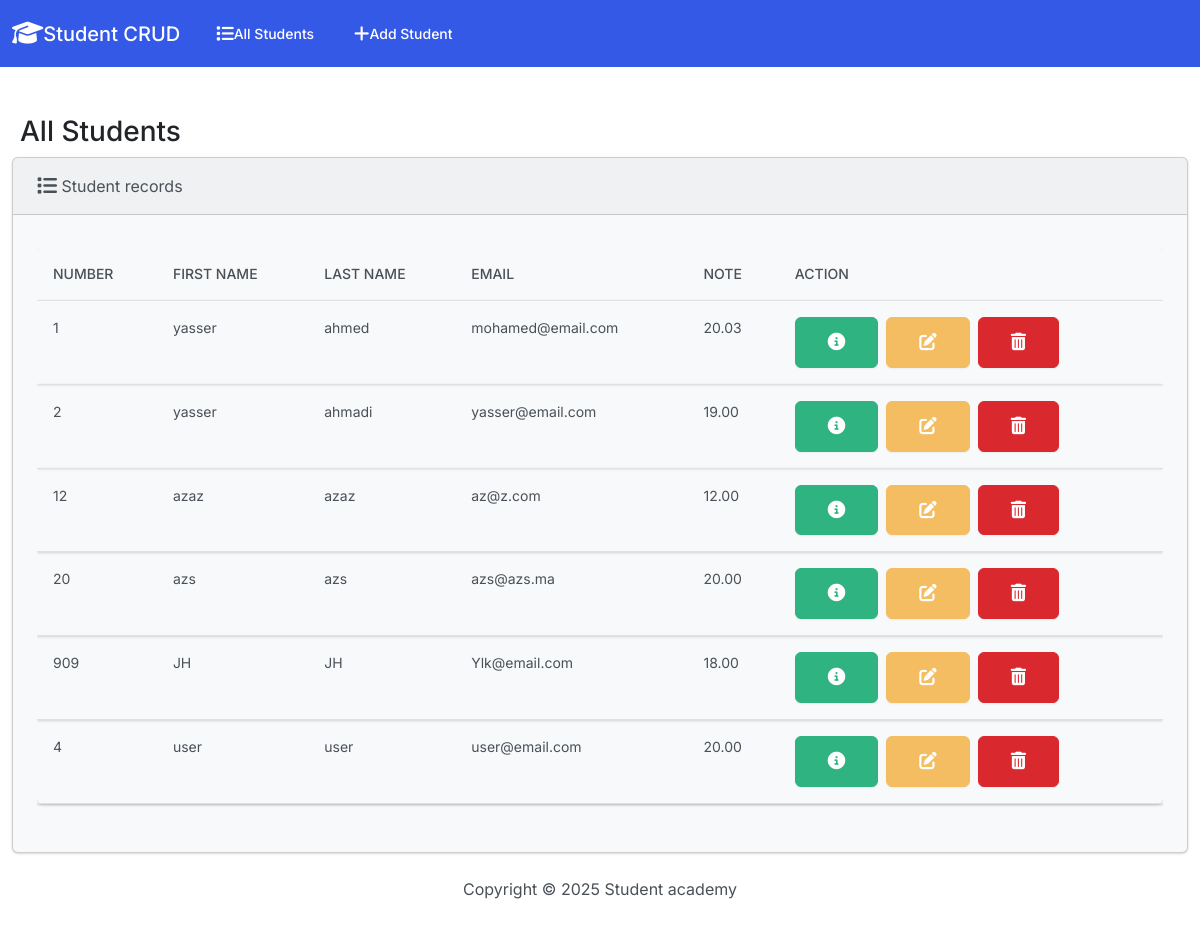
The app's page /, older data.
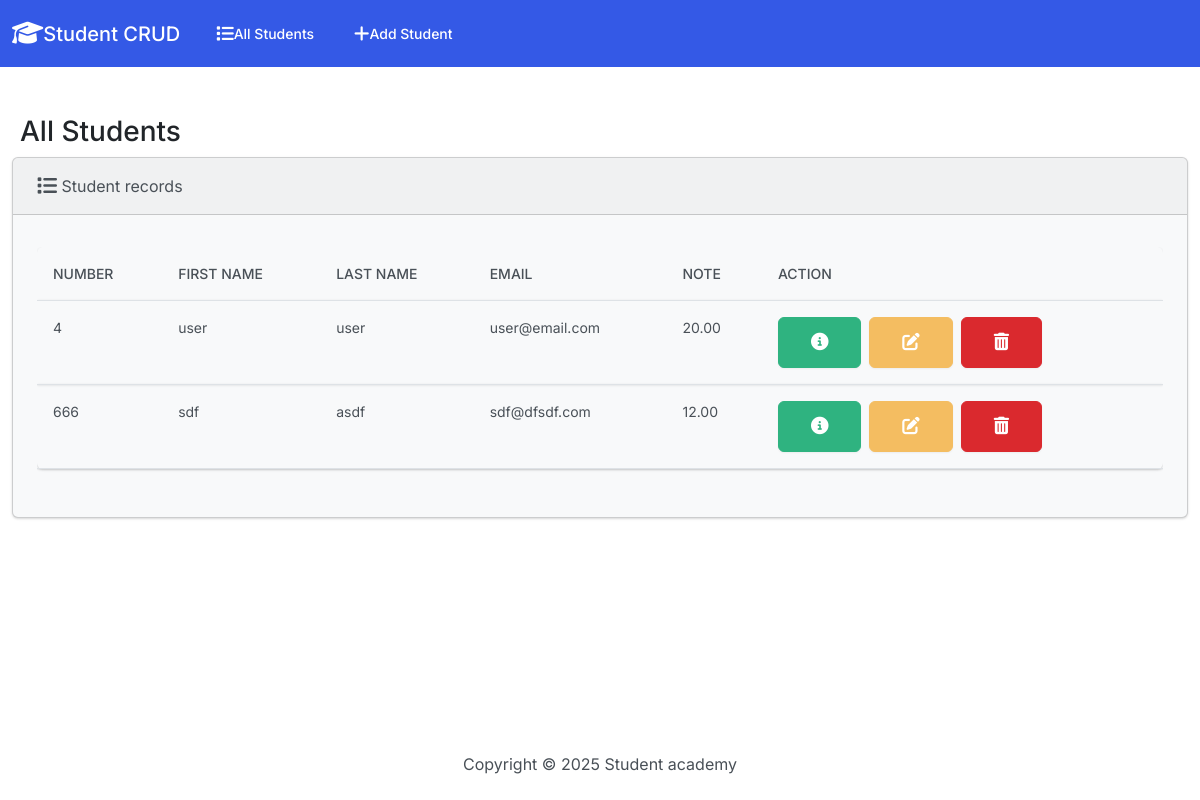
The same page, newer data.
### student/models.py (models this page shows, shortened)
class Student(models.Model):
    number=models.PositiveIntegerField()
    first_name=models.CharField(max_length=60)
    last_name=models.CharField(max_length=60)
    email=models.EmailField()
    note=models.DecimalField(max_digits=4,decimal_places=2)
    photo=models.ImageField(upload_to='student_photos/%y/%m/%d',null=True,blank=True)

### student/views.py (the view)
# urls.py: path("",views.index,name="index"),
def index(request):
    all_students=Student.objects.all()
    return render(request,"index.html",{'students':all_students})

### student/templates/index.html (shortened to what this page needs)
{% extends "base.html" %}
{% block body %}
<div class="container-fluid">
  <h3 class="mt-4 mb-2 mx-2">All Students</h3>
  <div class="row">
    <div class="col-12 me-4 mb-4">
      {%if students %}
      <div class="card bg-light">
        <div class="card-header">
            <i class="fa-solid fa-list fa-lg"></i> Student records
        </div>
        <div class="card-body">
          <p class="card-text">
          <div class="table-responsive">
            <table class="table table-hover rounded">
                <thead class="rounded">
                  <tr>
                    <th scope="col">Number</th>
                    <th scope="col">First Name</th>
                    <th scope="col">Last Name</th>
                    <th scope="col">Email</th>
                    <th scope="col">Note</th>
                    <th scope="col">Action</th>
                  </tr>
                </thead>
                <tbody class="rounded">
                  {%for student in students%}
                  <tr class="table">
                    <td scope="row">{{student.number}}</td>
                    <td>{{student.first_name}}</td>
                    <td>{{student.last_name}}</td>
                    <td>{{student.email}}</td>
                    <td>{{student.note}}</td>
                    <td>
                      <button type="button" class="btn btn-success me-1 btn" href="{% url 'view_student' student.id %}" data-bs-toggle="modal" data-bs-target="#myModal{{student.id}}">
                        <i  class="fa-solid fa-circle-info fa-lg i"></i>
                      </button>
                      <a href="{% url 'edit' student.id %}" class="btn btn-warning me-1">
                        <i class="fa-solid fa-pen-to-square fa-lg"></i>
                      </a>
                      <button tupe="button" class="btn btn-danger" data-bs-toggle="modal" data-bs-target="#delete{{student.id}}">
                        <i class="fa-solid fa-trash-can fa-lg"></i>
                      </button>
                    </td>
                  </tr>
                  {%endfor%}
                </tbody>
              </table>
            </div>
          </p>
        </div>
        {%else%}
        <h5 class='alert alert-primary'>No Student record</h5>
        {%endif%}
        </div>
    </div>
  </div>
</div>
{% endblock body %}

### student/templates/base.html (shortened to what this page needs)
{% load static%}
<!DOCTYPE html>
<html lang="en">
<head>
    <link rel="stylesheet" href="https://cdnjs.cloudflare.com/ajax/libs/font-awesome/6.2.0/css/all.min.css"/>
    <link href="{%static 'css/bootstrap.min.css'%}" rel="stylesheet">
</head>
<body class="d-flex flex-column min-vh-100">
  <nav class="navbar navbar-expand-lg navbar-dark bg-primary mb-4">
    <div class="container-fluid">
      <a class="navbar-brand" href="{%url 'index' %}"><i class="fa-solid fa-graduation-cap fa-lg"></i>Student CRUD</a>
      <div class="collapse navbar-collapse " id="navbarColor01">
        <ul class="navbar-nav me-auto">
          <li class="nav-item">
            <a class="nav-link" href="{%url 'index' %}">All Students</a>
          </li>
          <li class="nav-item">
            <a class="nav-link" href="{% url 'add' %}">Add Student</a>
          </li>
        </ul>
      </div>
    </div>
  </nav>
  {% block body %}
  {% endblock body %}
      <footer class="mt-auto mb-4">
        <div class="text-center">
            <span>Copyright &copy; <script>document.write(new  Date().getFullYear())</script> Student academy </span>
        </div>
      </footer>
</body>
</html>

### student/templates/base.html (style rules this page uses)
.i { cursor:pointer; }

Row changes from the older to the newer data that the page shows:
removed Student: number "1", first_name "yasser", last_name "ahmed", email "mohamed@email.com", note "20.03"
removed Student: number "2", first_name "yasser", last_name "ahmadi", email "yasser@email.com", note "19.00"
removed Student: number "12", first_name "azaz", last_name "azaz", email "az@z.com", note "12.00"
removed Student: number "20", first_name "azs", last_name "azs", email "azs@azs.ma", note "20.00"
removed Student: number "909", first_name "JH", last_name "JH", email "Ylk@email.com", note "18.00"
added Student: number "666", first_name "sdf", last_name "asdf", email "sdf@dfsdf.com", note "12.00"
